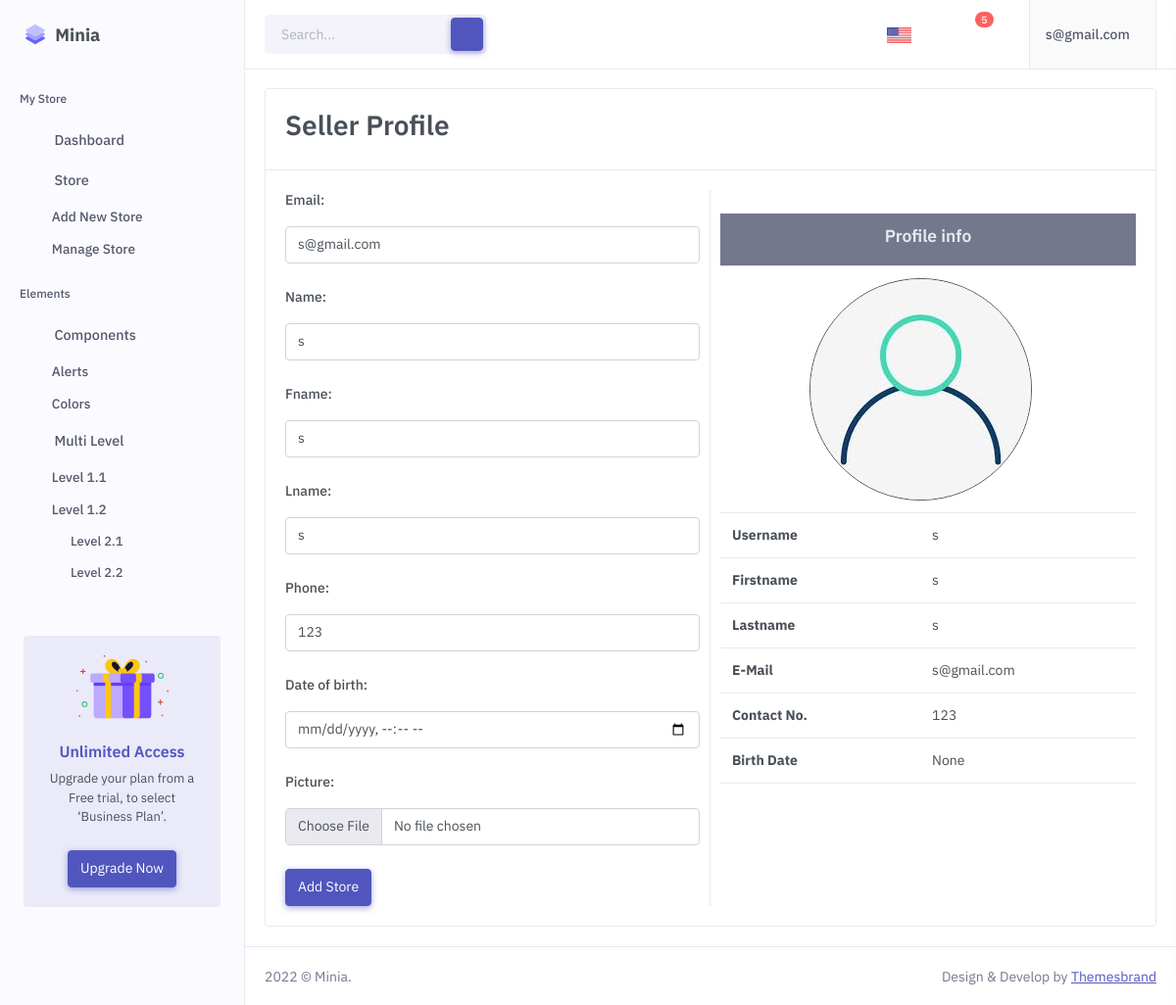
Screenshot of /seller/profile/ (signed in) with the database file from the repository.
### sellerapp/models.py (models this page shows, shortened)
class Account(AbstractBaseUser, PermissionsMixin):
    email = models.EmailField(unique=True)
    name = models.CharField(max_length=150)
    fname = models.CharField(max_length=150)
    lname = models.CharField(max_length=150)
    phone = models.CharField(max_length=50)
    date_of_birth = models.DateTimeField(blank=True, null=True)
    picture = models.ImageField(blank=True, null=True)
    is_staff = models.BooleanField(default=False)
    is_active = models.BooleanField(default=True)
    is_seller = models.BooleanField(default=False)
    is_admin = models.BooleanField(default=False)
    date_joined = models.DateTimeField(default=timezone.now)
    last_login = models.DateTimeField(null=True)
    objects = AccountManager()
    USERNAME_FIELD = 'email'
    REQUIRED_FIELDS = ['name','fname','lname','phone']

### sellerapp/views.py (the view)
# urls.py: path('profile/', ProfileView,name='profile'),
def ProfileView(request):
    if request.method == 'POST':
        form = ProfileForm(request.POST,request.FILES,instance=request.user)
        if form.is_valid():
            form.save()
            messages.info(request, 'Profile Successfully Updated')
            return redirect('/seller/profile/')
    else:
        form = ProfileForm(instance=request.user)
    context = {'form':form}
    return render(request,'sellerprofile.html',context)

### sellerapp/form.py
class ProfileForm(forms.ModelForm):
    class Meta:
        model = Account
        fields = ['email','name','fname','lname','phone','date_of_birth','picture']
        widgets ={
            'email':forms.EmailInput(attrs={'class':'form-control'}),
            'name':forms.TextInput(attrs={'class':'form-control'}),
            'fname':forms.TextInput(attrs={'class':'form-control'}),
            'lname':forms.TextInput(attrs={'class':'form-control'}),
            'phone':forms.NumberInput(attrs={'class':'form-control'}),
            'picture':forms.FileInput(attrs={'class':'form-control'}),
            'date_of_birth':forms.DateTimeInput(attrs={'class':'form-control','type':'datetime-local'}),
        }

### sellerapp/templates/sellerprofile.html (shortened to what this page needs)
{% extends 'base.html' %}
{% load static %}
{% block body %}
<div class="row">
    <div class="col-lg-12">
        <div class="card">
            <div class="card-header">
                <h2>Seller Profile</h2>
            </div>
            <div class="card-body row">
                <div class="col-6  border-end">
                    <form  method="POST" novalidate enctype="multipart/form-data">
                        {% for fm in form %}
                        <div class="mb-4">
                            <label>{{fm.label_tag}}</label>
                            {{fm}} <small class="text-danger">{{fm.errors|striptags}}</small>
                        </div>
                        {% endfor %}
                        <button class="btn btn-primary" type="submit">Add Store</button>
                    </form>
                </div>
                <div class="col-6 mt-4">
                    <table class="table">
                        <tr>
                            <td colspan="2" class="text-center bg-secondary "><h5 class="text-light">Profile info</h5></td>
                        </tr>
                        <tr>
                            <td colspan="2" class="text-center">
                                <div class="d-flex justify-content-center mt-3 mt-sm-0">
                                    <div class="flex-shrink-0">
                                        <div class="avatar-xxl me-3">
                                            {% if request.user.picture %}
                                            <img style="border: 1px solid;" src="{{request.user.picture.url}}" alt="" class="img-fluid rounded-circle d-block">
                                            {% else %}
                                            <img style="border: 1px solid;" src="{% static 'assets/images/users/av.jpg' %}" alt="" class="img-fluid rounded-circle d-block">
                                            {% endif %}
                                        </div>
                                    </div>
                                </div>
                            </td>
                        </tr>
                        <tr>
                            <th>Username</th>
                            <td>{{request.user.name}}</td>
                        </tr>
                        <tr>
                            <th>Firstname</th>
                            <td>{{request.user.fname}}</td>
                        </tr>
                        <tr>
                            <th>Lastname</th>
                            <td>{{request.user.lname}}</td>
                        </tr>
                        <tr>
                            <th>E-Mail</th>
                            <td>{{request.user.email}}</td>
                        </tr>
                        <tr>
                            <th>Contact No.</th>
                            <td>{{request.user.phone}}</td>
                        </tr>
                        <tr>
                            <th>Birth Date</th>
                            <td>{{request.user.date_of_birth}}</td>
                        </tr>
                    </table>
                </div>
            </div>
        </div>
    </div>
</div>
{% endblock body %}

### sellerapp/templates/base.html (shortened to what this page needs)
{% load static %}
<!doctype html>
<html lang="en">
<head>
    <link href="{% static 'assets/libs/admin-resources/jquery.vectormap/jquery-jvectormap-1.2.2.css' %}"
        rel="stylesheet" type="text/css" />
    <link rel="stylesheet" href="{% static 'assets/css/preloader.min.css' %}" type="text/css" />
    <link href="{% static 'assets/css/bootstrap.min.css' %}" id="bootstrap-style" rel="stylesheet" type="text/css" />
    <link href="{% static 'assets/css/icons.min.css' %}" rel="stylesheet" type="text/css" />
    <link href="{% static 'assets/css/app.min.css' %}" id="app-style" rel="stylesheet" type="text/css" />
    <link href="{% static 'assets/libs/datatables.net-responsive-bs4/css/responsive.bootstrap4.min.css' %}"
        rel="stylesheet" type="text/css" />
    <link href="{% static 'assets/libs/datatables.net-bs4/css/dataTables.bootstrap4.min.css' %}" rel="stylesheet"
        type="text/css" />
    <link href="{% static 'assets/libs/datatables.net-buttons-bs4/css/buttons.bootstrap4.min.css' %}" rel="stylesheet"
        type="text/css" />
    <link href="{% static 'assets/libs/sweetalert2/sweetalert2.min.css' %}" rel="stylesheet" type="text/css" />
    <link href="{% static 'assets/libs/choices.js/public/assets/styles/choices.min.css' %}" rel="stylesheet"
        type="text/css" />
    <link rel="stylesheet" href="{% static 'assets/libs/flatpickr/flatpickr.min.css' %}">
</head>
<body data-sidebar-size="lg">
    <div id="layout-wrapper">
        {% if user.is_authenticated %}
        <header id="page-topbar">
            <div class="navbar-header">
                <div class="d-flex">
                    <div class="navbar-brand-box">
                        <a href="index.html" class="logo logo-dark">
                            <span class="logo-lg">
                                <img src="{% static 'assets/images/logo-sm.svg' %}" alt="" height="24"> <span
                                    class="logo-txt">Minia</span>
                            </span>
                        </a>
                    </div>
                    <button type="button" class="btn btn-sm px-3 font-size-16 header-item" id="vertical-menu-btn">
                        <i class="fa fa-fw fa-bars"></i>
                    </button>
                    <form class="app-search d-none d-lg-block" method="GET">
                        <div class="position-relative">
                            <input type="text" name="sname" class="form-control" placeholder="Search...">
                            <button class="btn btn-primary" type="submit"><i
                                    class="bx bx-search-alt align-middle"></i></button>
                        </div>
                    </form>
                </div>
                <div class="d-flex">
                    <div class="dropdown d-none d-sm-inline-block">
                        <button type="button" class="btn header-item" data-bs-toggle="dropdown" aria-haspopup="true"
                            aria-expanded="false">
                            <img id="header-lang-img" src="{% static 'assets/images/flags/us.jpg' %}"
                                alt="Header Language" height="16">
                        </button>
                    </div>
                    <div class="dropdown d-none d-sm-inline-block">
                        <button type="button" class="btn header-item" id="mode-setting-btn">
                        </button>
                    </div>
                    <div class="dropdown d-none d-lg-inline-block ms-1">
                        <button type="button" class="btn header-item" data-bs-toggle="dropdown" aria-haspopup="true"
                            aria-expanded="false">
                        </button>
                    </div>
                    <div class="dropdown d-inline-block">
                        <button type="button" class="btn header-item noti-icon position-relative"
                            id="page-header-notifications-dropdown" data-bs-toggle="dropdown" aria-haspopup="true"
                            aria-expanded="false">
                            <span class="badge bg-danger rounded-pill">5</span>
                        </button>
                    </div>
                    <div class="dropdown d-inline-block">
                        <button type="button" class="btn header-item right-bar-toggle me-2">
                        </button>
                    </div>
                    <div class="dropdown d-inline-block">
                        <button type="button" class="btn header-item bg-soft-light border-start border-end"
                            id="page-header-user-dropdown" data-bs-toggle="dropdown" aria-haspopup="true"
                            aria-expanded="false">
                            <span class="d-none d-xl-inline-block ms-1 fw-medium">{{request.user}}</span>
                            <i class="mdi mdi-chevron-down d-none d-xl-inline-block"></i>
                        </button>
                    </div>
                </div>
            </div>
        </header>
        <div class="vertical-menu">
            <div data-simplebar class="h-100">
                <div id="sidebar-menu">
                    <ul class="metismenu list-unstyled" id="side-menu">
                        <li class="menu-title" data-key="t-menu">My Store</li>
                        <li>
                            <a href="{% url 'sellerdash' %}">
                                <i data-feather="home"></i>
                                <span data-key="t-dashboard">Dashboard</span>
                            </a>
                        </li>
                        <li>
                            <a href="javascript: void(0);" class="has-arrow">
                                <i data-feather="grid"></i>
                                <span data-key="t-apps">Store</span>
                            </a>
                            <ul class="sub-menu" aria-expanded="false">
                                <li>
                                    <a href="{% url 'addstore' %}">
                                        <span data-key="t-calendar">Add New Store</span>
                                    </a>
                                </li>
                                <li>
                                    <a href="{% url 'managestore' %}">
                                        <span data-key="t-email">Manage Store</span>
                                    </a>
                                </li>
                            </ul>
                        </li>
                        <li class="menu-title mt-2" data-key="t-components">Elements</li>
                        <li>
                            <a href="javascript: void(0);" class="has-arrow">
                                <i data-feather="briefcase"></i>
                                <span data-key="t-components">Components</span>
                            </a>
                            <ul class="sub-menu" aria-expanded="false">
                                <li><a href="ui-alerts.html" data-key="t-alerts">Alerts</a></li>
                                <li><a href="ui-colors.html" data-key="t-colors">Colors</a></li>
                            </ul>
                        </li>
                        <li>
                            <a href="javascript: void(0);" class="has-arrow">
                                <i data-feather="share-2"></i>
                                <span data-key="t-multi-level">Multi Level</span>
                            </a>
                            <ul class="sub-menu" aria-expanded="true">
                                <li><a href="javascript: void(0);" data-key="t-level-1-1">Level 1.1</a></li>
                                <li>
                                    <a href="javascript: void(0);" class="has-arrow" data-key="t-level-1-2">Level
                                        1.2</a>
                                    <ul class="sub-menu" aria-expanded="true">
                                        <li><a href="javascript: void(0);" data-key="t-level-2-1">Level 2.1</a></li>
                                        <li><a href="javascript: void(0);" data-key="t-level-2-2">Level 2.2</a></li>
                                    </ul>
                                </li>
                            </ul>
                        </li>
                    </ul>
                    <div class="card sidebar-alert border-0 text-center mx-4 mb-0 mt-5">
                        <div class="card-body">
                            <img src="{% static 'assets/images/giftbox.png' %}" alt="">
                            <div class="mt-4">
                                <h5 class="alertcard-title font-size-16">Unlimited Access</h5>
                                <p class="font-size-13">Upgrade your plan from a Free trial, to select ‘Business Plan’.
                                </p>
                                <a href="#!" class="btn btn-primary mt-2">Upgrade Now</a>
                            </div>
                        </div>
                    </div>
                </div>
            </div>
        </div>
        {% endif %}
        <div class="main-content">
            <div class="page-content">
                <div class="container-fluid">
                    {% block body %}
                    {% endblock body %}
                </div>
            </div>
            <footer class="footer">
                <div class="container-fluid">
                    <div class="row">
                        <div class="col-sm-6">
                            <script>document.write(new Date().getFullYear())</script> © Minia.
                        </div>
                        <div class="col-sm-6">
                            <div class="text-sm-end d-none d-sm-block">
                                Design & Develop by <a href="#!" class="text-decoration-underline">Themesbrand</a>
                            </div>
                        </div>
                    </div>
                </div>
            </footer>
        </div>
    </div>
</body>
</html>

### rows the page displays
Account: user "s@gmail.com", form "s@gmail.com" "s" "s" "s" "123", user.name "s", user.fname "s", user.lname "s", user.email "s@gmail.com", user.phone "123", user.date_of_birth "None"

### other values shown
{{ fm.label_tag }} "Email:" "Name:" "Fname:" "Lname:" "Phone:" "Date of birth:" "Picture:"
